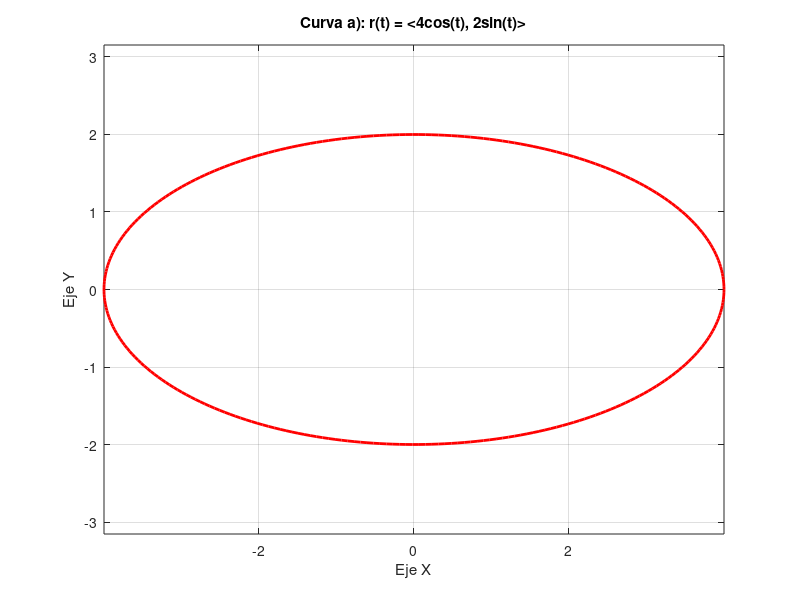
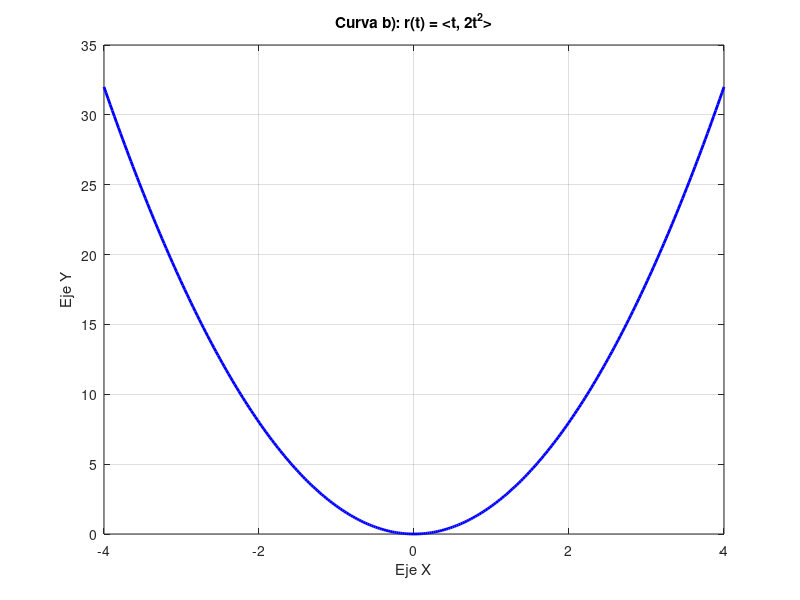
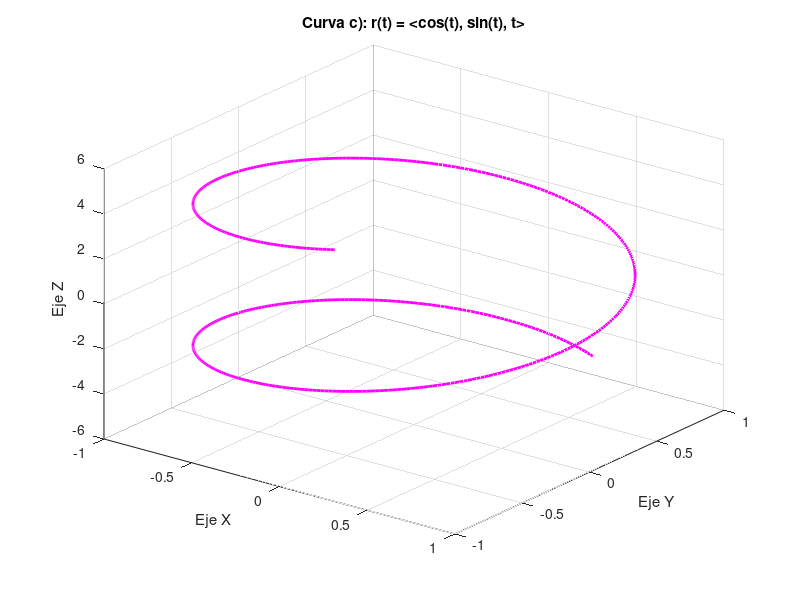

The MATLAB source for these figures, in order:
clc; clear; close all;

t1 = linspace(0, 2*pi, 300);
x1 = 4 * cos(t1);
y1 = 2 * sin(t1);

figure(1);
plot(x1, y1, 'r-', 'LineWidth', 2);
xlabel('Eje X');
ylabel('Eje Y');
title('Curva a): r(t) = <4cos(t), 2sin(t)>');
grid on;
axis equal;

t2 = linspace(-4, 4, 300);
x2 = t2;
y2 = 2 * (t2.^2);

figure(2);
plot(x2, y2, 'b-', 'LineWidth', 2);
xlabel('Eje X');
ylabel('Eje Y');
title('Curva b): r(t) = <t, 2t^2>');
grid on;

t3 = linspace(-5, 5, 500);
x3 = cos(t3);
y3 = sin(t3);
z3 = t3;

figure(3);
plot3(x3, y3, z3, 'm-', 'LineWidth', 2);
xlabel('Eje X');
ylabel('Eje Y');
zlabel('Eje Z');
title('Curva c): r(t) = <cos(t), sin(t), t>');
grid on;
view(37.5, 30);
